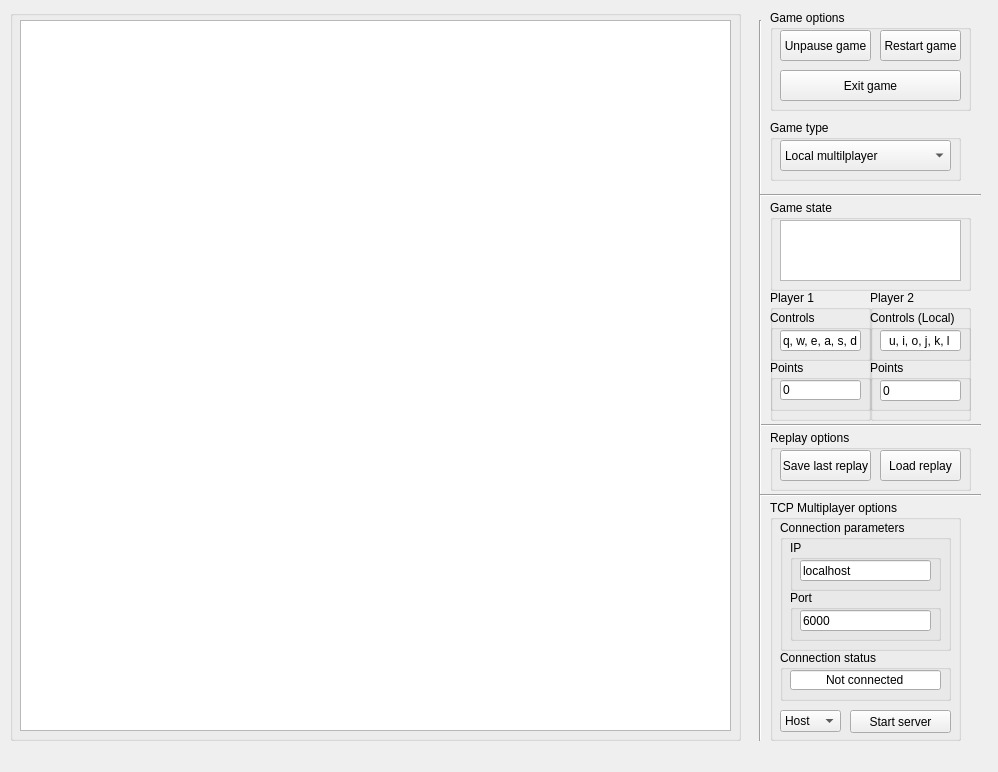
<?xml version="1.0" encoding="UTF-8"?>
<ui version="4.0">
 <class>SnakeGame</class>
 <widget class="QWidget" name="SnakeGame">
  <property name="geometry">
   <rect>
    <x>0</x>
    <y>0</y>
    <width>998</width>
    <height>772</height>
   </rect>
  </property>
  <property name="windowTitle">
   <string>Hex Snake Game</string>
  </property>
  <widget class="QGroupBox" name="board_gBox">
   <property name="geometry">
    <rect>
     <x>10</x>
     <y>10</y>
     <width>731</width>
     <height>731</height>
    </rect>
   </property>
   <property name="title">
    <string/>
   </property>
   <widget class="QGraphicsView" name="gView_board">
    <property name="geometry">
     <rect>
      <x>10</x>
      <y>10</y>
      <width>711</width>
      <height>711</height>
     </rect>
    </property>
   </widget>
  </widget>
  <widget class="QGroupBox" name="p1_gBox">
   <property name="geometry">
    <rect>
     <x>770</x>
     <y>290</y>
     <width>101</width>
     <height>131</height>
    </rect>
   </property>
   <property name="title">
    <string>Player 1</string>
   </property>
   <widget class="QGroupBox" name="p1_c_gBox">
    <property name="geometry">
     <rect>
      <x>0</x>
      <y>20</y>
      <width>101</width>
      <height>51</height>
     </rect>
    </property>
    <property name="title">
     <string>Controls</string>
    </property>
    <widget class="QLineEdit" name="p1_controls_textbox">
     <property name="geometry">
      <rect>
       <x>10</x>
       <y>20</y>
       <width>81</width>
       <height>21</height>
      </rect>
     </property>
     <property name="text">
      <string>q, w, e, a, s, d</string>
     </property>
     <property name="alignment">
      <set>Qt::AlignCenter</set>
     </property>
     <property name="readOnly">
      <bool>true</bool>
     </property>
    </widget>
   </widget>
   <widget class="QGroupBox" name="_p_gBox">
    <property name="geometry">
     <rect>
      <x>0</x>
      <y>70</y>
      <width>101</width>
      <height>51</height>
     </rect>
    </property>
    <property name="title">
     <string>Points</string>
    </property>
    <widget class="QLineEdit" name="p1_points_textbox">
     <property name="geometry">
      <rect>
       <x>10</x>
       <y>20</y>
       <width>81</width>
       <height>20</height>
      </rect>
     </property>
     <property name="text">
      <string>0</string>
     </property>
     <property name="alignment">
      <set>Qt::AlignLeading|Qt::AlignLeft|Qt::AlignVCenter</set>
     </property>
     <property name="readOnly">
      <bool>true</bool>
     </property>
    </widget>
   </widget>
  </widget>
  <widget class="QGroupBox" name="p2_gBox">
   <property name="geometry">
    <rect>
     <x>870</x>
     <y>290</y>
     <width>101</width>
     <height>131</height>
    </rect>
   </property>
   <property name="title">
    <string>Player 2</string>
   </property>
   <widget class="QGroupBox" name="p2_c_gBox">
    <property name="geometry">
     <rect>
      <x>0</x>
      <y>20</y>
      <width>101</width>
      <height>51</height>
     </rect>
    </property>
    <property name="title">
     <string>Controls (Local)</string>
    </property>
    <widget class="QLineEdit" name="p2_controls_textbox">
     <property name="geometry">
      <rect>
       <x>10</x>
       <y>20</y>
       <width>81</width>
       <height>21</height>
      </rect>
     </property>
     <property name="text">
      <string>u, i, o, j, k, l</string>
     </property>
     <property name="alignment">
      <set>Qt::AlignCenter</set>
     </property>
     <property name="readOnly">
      <bool>true</bool>
     </property>
    </widget>
   </widget>
   <widget class="QGroupBox" name="p2_p_gBox">
    <property name="geometry">
     <rect>
      <x>0</x>
      <y>70</y>
      <width>101</width>
      <height>51</height>
     </rect>
    </property>
    <property name="title">
     <string>Points</string>
    </property>
    <widget class="QLineEdit" name="p2_points_textbox">
     <property name="geometry">
      <rect>
       <x>10</x>
       <y>20</y>
       <width>81</width>
       <height>21</height>
      </rect>
     </property>
     <property name="text">
      <string>0</string>
     </property>
     <property name="alignment">
      <set>Qt::AlignLeading|Qt::AlignLeft|Qt::AlignVCenter</set>
     </property>
     <property name="readOnly">
      <bool>true</bool>
     </property>
    </widget>
   </widget>
  </widget>
  <widget class="QGroupBox" name="game_state_gBox">
   <property name="geometry">
    <rect>
     <x>770</x>
     <y>200</y>
     <width>201</width>
     <height>91</height>
    </rect>
   </property>
   <property name="title">
    <string>Game state</string>
   </property>
   <widget class="QTextEdit" name="game_state_textbox">
    <property name="geometry">
     <rect>
      <x>10</x>
      <y>20</y>
      <width>181</width>
      <height>61</height>
     </rect>
    </property>
    <property name="readOnly">
     <bool>true</bool>
    </property>
   </widget>
  </widget>
  <widget class="Line" name="line">
   <property name="geometry">
    <rect>
     <x>760</x>
     <y>410</y>
     <width>221</width>
     <height>31</height>
    </rect>
   </property>
   <property name="orientation">
    <enum>Qt::Horizontal</enum>
   </property>
  </widget>
  <widget class="Line" name="line_2">
   <property name="geometry">
    <rect>
     <x>740</x>
     <y>20</y>
     <width>41</width>
     <height>721</height>
    </rect>
   </property>
   <property name="orientation">
    <enum>Qt::Vertical</enum>
   </property>
  </widget>
  <widget class="QGroupBox" name="groupBox_3">
   <property name="geometry">
    <rect>
     <x>770</x>
     <y>120</y>
     <width>191</width>
     <height>61</height>
    </rect>
   </property>
   <property name="title">
    <string>Game type</string>
   </property>
   <widget class="QComboBox" name="combo_game_type">
    <property name="geometry">
     <rect>
      <x>10</x>
      <y>20</y>
      <width>171</width>
      <height>31</height>
     </rect>
    </property>
    <item>
     <property name="text">
      <string>Local multilplayer</string>
     </property>
    </item>
    <item>
     <property name="text">
      <string>Singleplayer with bot</string>
     </property>
    </item>
    <item>
     <property name="text">
      <string>Online multiplayer</string>
     </property>
    </item>
    <item>
     <property name="text">
      <string>Replay player</string>
     </property>
    </item>
   </widget>
  </widget>
  <widget class="QGroupBox" name="groupBox_4">
   <property name="geometry">
    <rect>
     <x>770</x>
     <y>10</y>
     <width>201</width>
     <height>101</height>
    </rect>
   </property>
   <property name="title">
    <string>Game options</string>
   </property>
   <widget class="QPushButton" name="btn_pause">
    <property name="geometry">
     <rect>
      <x>10</x>
      <y>20</y>
      <width>91</width>
      <height>31</height>
     </rect>
    </property>
    <property name="text">
     <string>Unpause game</string>
    </property>
   </widget>
   <widget class="QPushButton" name="btn_restart">
    <property name="geometry">
     <rect>
      <x>110</x>
      <y>20</y>
      <width>81</width>
      <height>31</height>
     </rect>
    </property>
    <property name="text">
     <string>Restart game</string>
    </property>
   </widget>
   <widget class="QPushButton" name="btn_exit">
    <property name="geometry">
     <rect>
      <x>10</x>
      <y>60</y>
      <width>181</width>
      <height>31</height>
     </rect>
    </property>
    <property name="text">
     <string>Exit game</string>
    </property>
   </widget>
  </widget>
  <widget class="Line" name="line_4">
   <property name="geometry">
    <rect>
     <x>760</x>
     <y>180</y>
     <width>221</width>
     <height>31</height>
    </rect>
   </property>
   <property name="orientation">
    <enum>Qt::Horizontal</enum>
   </property>
  </widget>
  <widget class="Line" name="line_5">
   <property name="geometry">
    <rect>
     <x>760</x>
     <y>480</y>
     <width>221</width>
     <height>31</height>
    </rect>
   </property>
   <property name="orientation">
    <enum>Qt::Horizontal</enum>
   </property>
  </widget>
  <widget class="QGroupBox" name="groupBox">
   <property name="geometry">
    <rect>
     <x>770</x>
     <y>500</y>
     <width>191</width>
     <height>241</height>
    </rect>
   </property>
   <property name="title">
    <string>TCP Multiplayer options</string>
   </property>
   <widget class="QGroupBox" name="conn_gBox">
    <property name="geometry">
     <rect>
      <x>10</x>
      <y>20</y>
      <width>171</width>
      <height>131</height>
     </rect>
    </property>
    <property name="title">
     <string>Connection parameters</string>
    </property>
    <widget class="QGroupBox" name="ip_gBox">
     <property name="geometry">
      <rect>
       <x>10</x>
       <y>20</y>
       <width>151</width>
       <height>51</height>
      </rect>
     </property>
     <property name="title">
      <string>IP</string>
     </property>
     <widget class="QLineEdit" name="ip_textbox">
      <property name="geometry">
       <rect>
        <x>10</x>
        <y>20</y>
        <width>131</width>
        <height>21</height>
       </rect>
      </property>
      <property name="text">
       <string>localhost</string>
      </property>
      <property name="placeholderText">
       <string>IP address</string>
      </property>
     </widget>
    </widget>
    <widget class="QGroupBox" name="port_gBox">
     <property name="geometry">
      <rect>
       <x>10</x>
       <y>70</y>
       <width>151</width>
       <height>51</height>
      </rect>
     </property>
     <property name="title">
      <string>Port</string>
     </property>
     <widget class="QLineEdit" name="port_textbox">
      <property name="geometry">
       <rect>
        <x>10</x>
        <y>20</y>
        <width>131</width>
        <height>21</height>
       </rect>
      </property>
      <property name="text">
       <string>6000</string>
      </property>
      <property name="placeholderText">
       <string>port</string>
      </property>
     </widget>
    </widget>
   </widget>
   <widget class="QComboBox" name="combo_online">
    <property name="geometry">
     <rect>
      <x>10</x>
      <y>210</y>
      <width>61</width>
      <height>22</height>
     </rect>
    </property>
    <item>
     <property name="text">
      <string>Host</string>
     </property>
    </item>
    <item>
     <property name="text">
      <string>Join</string>
     </property>
    </item>
   </widget>
   <widget class="QPushButton" name="btn_connect">
    <property name="geometry">
     <rect>
      <x>80</x>
      <y>210</y>
      <width>101</width>
      <height>23</height>
     </rect>
    </property>
    <property name="text">
     <string>Start server</string>
    </property>
   </widget>
   <widget class="QGroupBox" name="groupBox_2">
    <property name="geometry">
     <rect>
      <x>10</x>
      <y>150</y>
      <width>171</width>
      <height>51</height>
     </rect>
    </property>
    <property name="title">
     <string>Connection status</string>
    </property>
    <widget class="QLineEdit" name="conn_status_textbox">
     <property name="geometry">
      <rect>
       <x>10</x>
       <y>20</y>
       <width>151</width>
       <height>20</height>
      </rect>
     </property>
     <property name="text">
      <string>Not connected</string>
     </property>
     <property name="alignment">
      <set>Qt::AlignCenter</set>
     </property>
     <property name="readOnly">
      <bool>true</bool>
     </property>
    </widget>
   </widget>
  </widget>
  <widget class="QGroupBox" name="groupBox_5">
   <property name="geometry">
    <rect>
     <x>770</x>
     <y>430</y>
     <width>201</width>
     <height>61</height>
    </rect>
   </property>
   <property name="title">
    <string>Replay options</string>
   </property>
   <widget class="QPushButton" name="save_replay_btn">
    <property name="geometry">
     <rect>
      <x>10</x>
      <y>20</y>
      <width>91</width>
      <height>31</height>
     </rect>
    </property>
    <property name="text">
     <string>Save last replay</string>
    </property>
   </widget>
   <widget class="QPushButton" name="load_replay_btn">
    <property name="geometry">
     <rect>
      <x>110</x>
      <y>20</y>
      <width>81</width>
      <height>31</height>
     </rect>
    </property>
    <property name="text">
     <string>Load replay</string>
    </property>
   </widget>
  </widget>
 </widget>
 <resources/>
 <connections/>
</ui>
